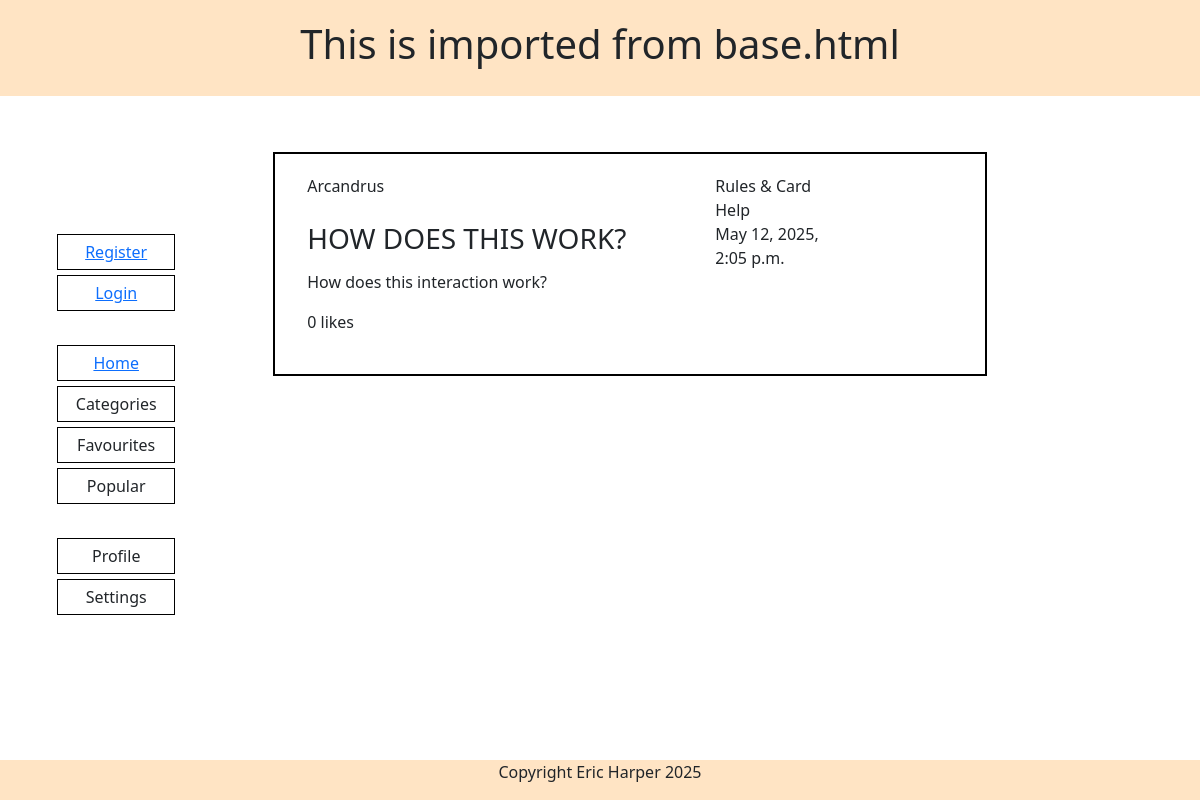
The page /posts/how-does-this-work/ on the database its author committed.
### posts/models.py (models this page shows, shortened)
class Post(models.Model):
    title = models.CharField(max_length=200, unique=True)
    slug = models.SlugField(max_length=200, unique=True)
    author = models.ForeignKey(CustomUser, on_delete=models.CASCADE, related_name="posts")
    category = models.IntegerField(choices=CATEGORY, default=0)
    content = SummernoteTextField()
    created_on = models.DateTimeField(auto_now_add=True)
    excerpt = models.TextField(blank=True)
    updated_on = models.DateTimeField(auto_now=True)
    likes = models.ManyToManyField(CustomUser, related_name='post_likes')
    is_favourite = models.BooleanField(default=False)
    is_popular = models.BooleanField(default=False)
    class Meta:
        ordering = ["-created_on"]
    @property
    def total_likes(self):
        return self.likes.count()

### users/models.py (models this page shows)
class CustomUser(AbstractUser):
    full_name = models.CharField(max_length=255, blank=True, null=True)
    username = models.CharField(max_length=255, blank=True, null=True, unique=True)
    email = models.EmailField(unique=True)
    def __str__(self):
        return self.username

### posts/views.py (the view)
# urls.py: path('posts/<slug:slug>/', views.post_detail, name='post_detail'),
def post_detail(request, slug):
    post = get_object_or_404(Post, slug=slug)
    return render(request, 'posts/post_detail.html', {'post': post})

### posts/templates/posts/post_detail.html (shortened to what this page needs)
{% extends 'base.html' %}
{% load static %}
{% block content %}
<div class="container-fluid scroll content">
    <div class="row">
        <div class="col-12 mt-3 left">
            <div class="row">
                <div class="card-full">
                    <div class="card-inner">
                        <div class="row">
                            <div class="col-9">{{ post.author }}</div>
                            <div class="col-3">{{ post.get_category_display }}</div>
                        </div>
                        <div class="row">
                            <div class="col-9">
                                <h3>{{ post.title|upper }}</h3>
                            </div>
                            <div class="col-3">{{ post.created_on }}</div>
                        </div>
                        <p>{{ post.content | safe }}</p>
                        <div class="card-footer">
                            {% if user.is_authenticated %}
                            <form class="like-form" data-slug="{{ post.slug }}" method="POST">
                                {% csrf_token %}
                                <button type="submit">
                                    {% if user in post.likes.all %}
                                    Unlike
                                    {% else %}
                                    Like
                                    {% endif %}
                                </button>
                                <span class="like-count">
                                    {{ post.total_likes }} like{{ post.total_likes|pluralize }}
                                </span>
                            {% else %}
                            {{ post.total_likes }} like{{ post.total_likes|pluralize }}
                            {% endif %}
                        </div>
                    </div>
                </div>
            </div>
        </div>
    </div>
</div>
{% endblock content %}

### static/css/style.css (style rules this page uses)
body, html { width: 100%; display: flex; margin: 0; padding: 0; height: 100%; overflow: hidden; }
.scroll { height: 100%; overflow-y: auto; padding: 1rem; box-sizing: border-box; }
.content { margin: 100px 10% 0 15%; max-width: 100%; height: 80%; }
.card-inner { padding: 20px; overflow: hidden; margin-bottom: 20px; }
.card-full { display: flex; border: 2px, black, solid; max-width: 80%; margin: 20px 10%; }

### rows shown on the page
Post: author "Arcandrus", category "Rules & Card Help", title "HOW DOES THIS WORK?", created_on "May 12, 2025, 2:05 p.m.", content "How does this interaction work?", total_likes "0"
